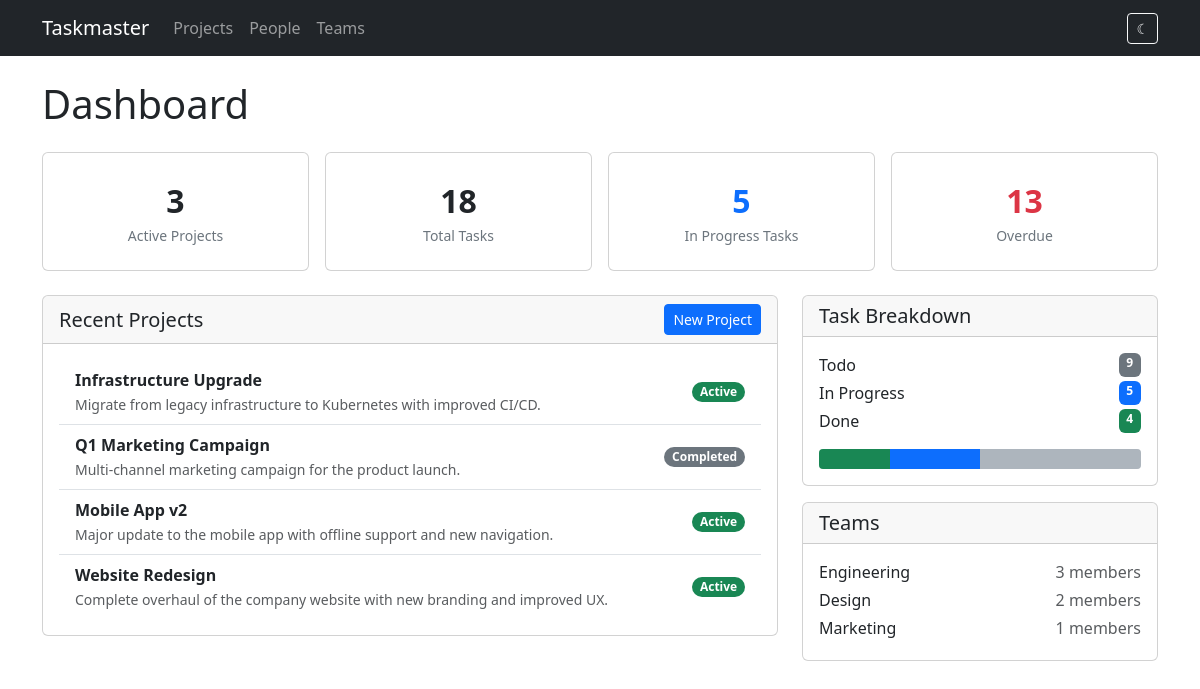
The app's page /, older data.
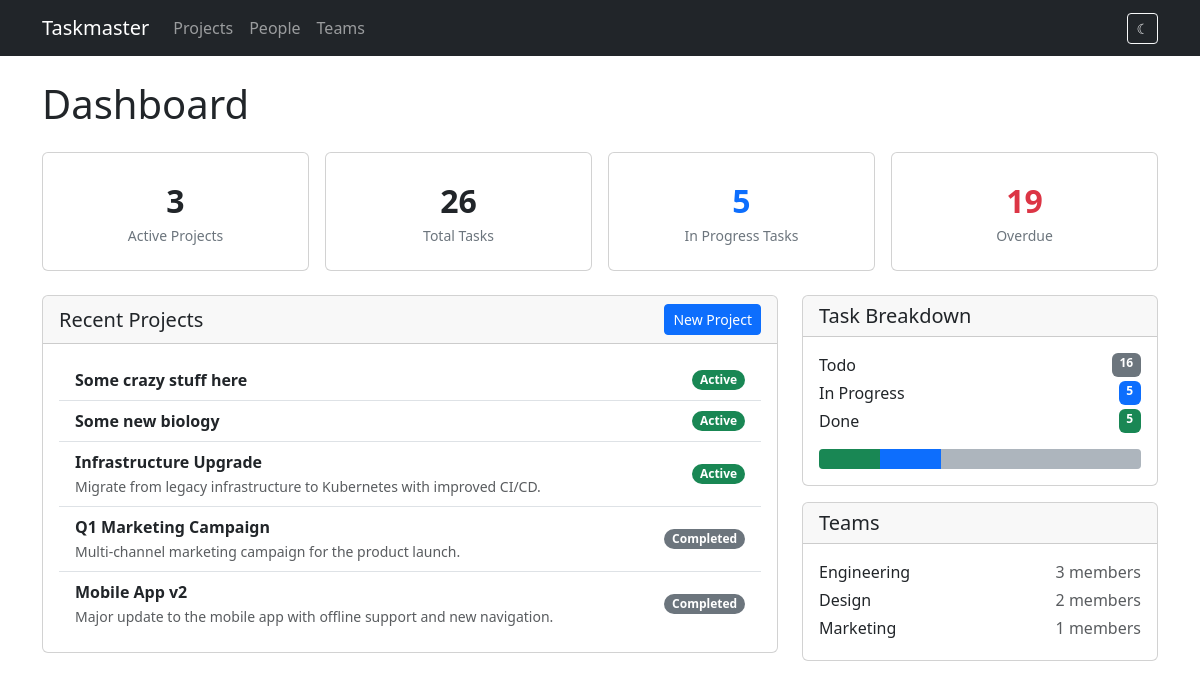
The same page, newer data.
### models.py (models this page shows)
class Project(db.Model):
    id = db.Column(db.Integer, primary_key=True)
    name = db.Column(db.String(200), nullable=False)
    description = db.Column(db.Text)
    start_date = db.Column(db.Date)
    end_date = db.Column(db.Date)
    status = db.Column(db.String(20), default='active')  # active, completed, on_hold
    tasks = db.relationship('Task', backref='project', lazy=True, cascade='all, delete-orphan')

class Team(db.Model):
    id = db.Column(db.Integer, primary_key=True)
    name = db.Column(db.String(120), nullable=False)
    members = db.relationship('Person', backref='team', lazy=True)

### app.py (the view)
    @app.route('/')
    def index():
        total_projects = Project.query.count()
        active_projects = Project.query.filter_by(status='active').count()
        total_tasks = Task.query.count()
        todo_tasks = Task.query.filter_by(status='todo').count()
        in_progress_tasks = Task.query.filter_by(status='in_progress').count()
        done_tasks = Task.query.filter_by(status='done').count()
        overdue_tasks = Task.query.filter(
            Task.end_date < date.today(),
            Task.status != 'done'
        ).count()
        total_people = Person.query.count()
        teams = Team.query.all()
        recent_projects = Project.query.order_by(Project.id.desc()).limit(5).all()
        return render_template('index.html',
                               total_projects=total_projects,
                               active_projects=active_projects,
                               total_tasks=total_tasks,
                               todo_tasks=todo_tasks,
                               in_progress_tasks=in_progress_tasks,
                               done_tasks=done_tasks,
                               overdue_tasks=overdue_tasks,
                               total_people=total_people,
                               teams=teams,
                               recent_projects=recent_projects)

### templates/index.html (shortened to what the changed rows need)
{% extends "base.html" %}
{% block content %}
<h1 class="mb-4">Dashboard</h1>
<div class="row g-3 mb-4">
    <div class="col-md-3">
        <div class="card stat-card card-hover">
            <div class="stat-number">{{ total_tasks }}</div>
            <div class="stat-label">Total Tasks</div>
        </div>
    </div>
    <div class="col-md-3">
        <div class="card stat-card card-hover">
            <div class="stat-number {% if overdue_tasks > 0 %}text-danger{% endif %}">{{ overdue_tasks }}</div>
            <div class="stat-label">Overdue</div>
        </div>
    </div>
</div>
<div class="row g-4">
    <div class="col-md-8">
        <div class="card">
            <div class="card-body">
                {% if recent_projects %}
                <div class="list-group list-group-flush">
                    {% for project in recent_projects %}
                    <a href="{{ url_for('projects.detail', id=project.id) }}"
                       class="list-group-item list-group-item-action d-flex justify-content-between align-items-center">
                        <div>
                            <strong>{{ project.name }}</strong>
                            {% if project.description %}
                            <br><small class="text-muted">{{ project.description[:80] }}{% if project.description|length > 80 %}...{% endif %}</small>
                            {% endif %}
                        </div>
                        <span class="badge badge-{{ project.status }} rounded-pill">
                            {{ project.status | replace('_', ' ') | title }}
                        </span>
                    </a>
                    {% endfor %}
                </div>
                {% else %}
                <p class="text-muted mb-0">No projects yet. <a href="{{ url_for('projects.new_project') }}">Create one</a>.</p>
                {% endif %}
            </div>
        </div>
    </div>
    <div class="col-md-4">
        <div class="card mb-3">
            <div class="card-body">
                <div class="d-flex justify-content-between mb-1">
                    <span>Todo</span><span class="badge badge-todo">{{ todo_tasks }}</span>
                </div>
                <div class="d-flex justify-content-between mb-1">
                    <span>Done</span><span class="badge badge-done">{{ done_tasks }}</span>
                </div>
                {% if total_tasks > 0 %}
                <div class="workload-bar mt-3">
                    <div class="segment segment-done" style="width: {{ (done_tasks / total_tasks * 100)|round }}%"></div>
                    <div class="segment segment-in_progress" style="width: {{ (in_progress_tasks / total_tasks * 100)|round }}%"></div>
                    <div class="segment segment-todo" style="width: {{ (todo_tasks / total_tasks * 100)|round }}%"></div>
                </div>
                {% endif %}
            </div>
        </div>
        <div class="card">
            <div class="card-body">
                {% for team in teams %}
                <div class="d-flex justify-content-between mb-1">
                    <span>{{ team.name }}</span>
                    <span class="text-muted">{{ team.members|length }} members</span>
                </div>
                {% else %}
                <p class="text-muted mb-0">No teams yet. <a href="{{ url_for('teams.new_team') }}">Create one</a>.</p>
                {% endfor %}
            </div>
        </div>
    </div>
</div>
{% endblock %}

Row changes from the older to the newer data that the page shows:
no longer on this page (row edited): Project: name "Website Redesign", description "Complete overhaul of the company website with new branding and improved UX.", status "Active"
added Project: name "Some crazy stuff here", status "Active"
added Project: name "Some new biology", status "Active"
changed Project "Mobile App v2": status "Active" → "Completed"
Text that changed along with them:
{{ total_tasks }}: "18" → "26"
{{ overdue_tasks }}: "13" → "19"
{{ todo_tasks }}: "9" → "16"
{{ done_tasks }}: "4" → "5"
{{ (done_tasks / total_tasks * 100)|round }}: 22.0 → 19.0 (drawn)
{{ (in_progress_tasks / total_tasks * 100)|round }}: 28.0 → 19.0 (drawn)
{{ (todo_tasks / total_tasks * 100)|round }}: 50.0 → 62.0 (drawn)
